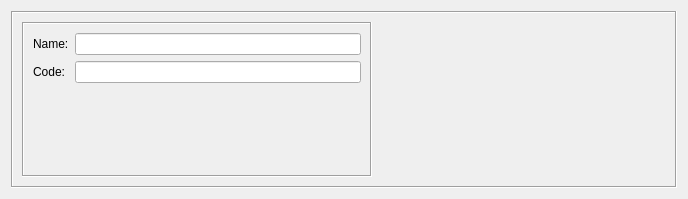
<?xml version="1.0" encoding="UTF-8"?>
<ui version="4.0">
 <class>TagServiceDialog_q</class>
 <widget class="QWidget" name="TagServiceDialog_q">
  <property name="geometry">
   <rect>
    <x>0</x>
    <y>0</y>
    <width>688</width>
    <height>199</height>
   </rect>
  </property>
  <property name="windowTitle">
   <string>Form1</string>
  </property>
  <layout class="QGridLayout" name="gridLayout">
   <item row="0" column="0">
    <widget class="QFrame" name="frame7">
     <property name="frameShape">
      <enum>QFrame::Shape::Box</enum>
     </property>
     <property name="frameShadow">
      <enum>QFrame::Shadow::Sunken</enum>
     </property>
     <layout class="QHBoxLayout" name="horizontalLayout">
      <item>
       <widget class="QFrame" name="frame39">
        <property name="sizePolicy">
         <sizepolicy hsizetype="Fixed" vsizetype="Preferred">
          <horstretch>0</horstretch>
          <verstretch>0</verstretch>
         </sizepolicy>
        </property>
        <property name="minimumSize">
         <size>
          <width>350</width>
          <height>0</height>
         </size>
        </property>
        <property name="maximumSize">
         <size>
          <width>350</width>
          <height>16777215</height>
         </size>
        </property>
        <property name="frameShape">
         <enum>QFrame::Shape::Box</enum>
        </property>
        <property name="frameShadow">
         <enum>QFrame::Shadow::Sunken</enum>
        </property>
        <layout class="QGridLayout" name="gridLayout_2">
         <item row="0" column="0">
          <widget class="QLabel" name="textLabel1">
           <property name="text">
            <string>Name:</string>
           </property>
           <property name="wordWrap">
            <bool>false</bool>
           </property>
          </widget>
         </item>
         <item row="0" column="1">
          <widget class="QLineEdit" name="obj_name">
           <property name="sizePolicy">
            <sizepolicy hsizetype="Preferred" vsizetype="Fixed">
             <horstretch>200</horstretch>
             <verstretch>0</verstretch>
            </sizepolicy>
           </property>
           <property name="minimumSize">
            <size>
             <width>0</width>
             <height>0</height>
            </size>
           </property>
          </widget>
         </item>
         <item row="1" column="0">
          <widget class="QLabel" name="textLabel2_2">
           <property name="text">
            <string>Code:</string>
           </property>
           <property name="wordWrap">
            <bool>false</bool>
           </property>
          </widget>
         </item>
         <item row="1" column="1">
          <widget class="QLineEdit" name="tagcode">
           <property name="sizePolicy">
            <sizepolicy hsizetype="Preferred" vsizetype="Fixed">
             <horstretch>0</horstretch>
             <verstretch>0</verstretch>
            </sizepolicy>
           </property>
          </widget>
         </item>
         <item row="2" column="1">
          <spacer>
           <property name="orientation">
            <enum>Qt::Orientation::Vertical</enum>
           </property>
           <property name="sizeType">
            <enum>QSizePolicy::Policy::MinimumExpanding</enum>
           </property>
           <property name="sizeHint" stdset="0">
            <size>
             <width>20</width>
             <height>0</height>
            </size>
           </property>
          </spacer>
         </item>
        </layout>
       </widget>
      </item>
      <item>
       <widget class="CommentKeywords" name="commentKeywords" native="true">
        <property name="sizePolicy">
         <sizepolicy hsizetype="Expanding" vsizetype="Expanding">
          <horstretch>0</horstretch>
          <verstretch>0</verstretch>
         </sizepolicy>
        </property>
       </widget>
      </item>
     </layout>
    </widget>
   </item>
  </layout>
 </widget>
 <customwidgets>
  <customwidget>
   <class>CommentKeywords</class>
   <extends>QWidget</extends>
   <header>CommentKeywords.h</header>
   <container>1</container>
  </customwidget>
 </customwidgets>
 <tabstops>
  <tabstop>obj_name</tabstop>
  <tabstop>tagcode</tabstop>
 </tabstops>
 <resources>
  <include location="MainRes.qrc"/>
 </resources>
 <connections/>
</ui>
